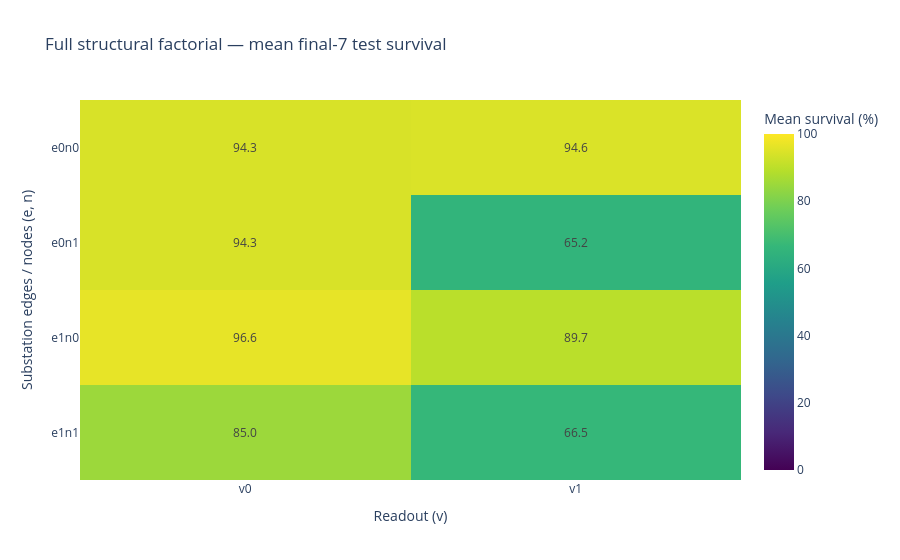

The cell this chart's notebook holds for it:
### Markdown cell above
## Structure heatmaps

Cell statistic: for each run, the mean of its final
`HEATMAP_LAST_N_TEST_EVALS` **unsmoothed** test evaluations; runs sharing a
cell are then averaged so every run has equal weight.

The first heatmap is the complete factorial -- `(e, n)` rows against `v`
columns, eight cells, nothing marginalised -- followed by its
baseline-relative version, then coverage/spread diagnostics.

### Code cell
HEATMAP_VALUE_COLUMN = "last_n_test_survival_pct"
heatmap_endpoint_df = (
    endpoint_df[
        endpoint_df["last_n_test_evals"] >= HEATMAP_LAST_N_TEST_EVALS
    ]
    .dropna(subset=[HEATMAP_VALUE_COLUMN])
    .copy()
)
excluded = len(endpoint_df) - len(heatmap_endpoint_df)
if excluded:
    print(
        f"Excluded {excluded} run(s) with fewer than "
        f"{HEATMAP_LAST_N_TEST_EVALS} test evaluations."
    )


def structure_table(frame, value_column, aggfunc="mean"):
    table = frame.pivot_table(
        index="en_label",
        columns="v_label",
        values=value_column,
        aggfunc=aggfunc,
    )
    return table.reindex(index=EN_ORDER, columns=V_ORDER).rename_axis(
        index="substation edges / nodes", columns="readout"
    )


def show_heatmap(
    table,
    title,
    color_label,
    x_label,
    y_label,
    colorscale="Viridis",
    zmin=None,
    zmax=None,
    zmid=None,
    text_format=".1f",
    source_df=None,
):
    if table.empty or table.notna().sum().sum() == 0:
        print(f"No data available for: {title}")
        return None
    print(title)
    display(table.round(2))
    kwargs = dict(
        text_auto=text_format,
        aspect="auto",
        color_continuous_scale=colorscale,
        labels={"x": x_label, "y": y_label, "color": color_label},
        title=title,
    )
    if zmin is not None:
        kwargs["zmin"] = zmin
    if zmax is not None:
        kwargs["zmax"] = zmax
    if zmid is not None:
        kwargs["color_continuous_midpoint"] = zmid
    figure = px.imshow(table, **kwargs)
    figure.show()
    if source_df is not None:
        detail = (
            source_df[
                [
                    "structure",
                    "seed",
                    "compute_backend",
                    "run_name",
                    "config_path",
                    HEATMAP_VALUE_COLUMN,
                ]
            ]
            .sort_values(["structure", "seed"])
            .reset_index(drop=True)
        )
        print(f"Configs used for: {title}")
        with pd.option_context("display.max_colwidth", None):
            display(detail.round(2))
    return figure


absolute_table = structure_table(heatmap_endpoint_df, HEATMAP_VALUE_COLUMN)
show_heatmap(
    absolute_table,
    "Full structural factorial — mean final-"
    f"{HEATMAP_LAST_N_TEST_EVALS} test survival",
    "Mean survival (%)",
    "Readout (v)",
    "Substation edges / nodes (e, n)",
    colorscale="Viridis",
    zmin=0,
    zmax=100,
    source_df=heatmap_endpoint_df,
)
print("done")

### Figure 1 — Plotly figure (JSON) as saved in the notebook; plotly's stock layout.template omitted (floating-point values rounded to 4 significant figures)
{"data": [{"coloraxis": "coloraxis", "hovertemplate": "Readout (v): %{x}<br>Substation edges / nodes (e, n): %{y}<br>Mean survival (%): %{z}<extra></extra>", "name": "0", "texttemplate": "%{z:.1f}", "type": "heatmap", "x": ["v0", "v1"], "xaxis": "x", "y": ["e0n0", "e0n1", "e1n0", "e1n1"], "yaxis": "y", "z": [[94.26, 94.56], [94.26, 65.2], [96.61, 89.68], [85.02, 66.53]]}], "layout": {"coloraxis": {"cmax": 100, "cmin": 0, "colorbar": {"title": {"text": "Mean survival (%)"}}, "colorscale": [[0, "#440154"], [0.1111, "#482878"], [0.2222, "#3e4989"], [0.3333, "#31688e"], [0.4444, "#26828e"], [0.5556, "#1f9e89"], [0.6667, "#35b779"], [0.7778, "#6ece58"], [0.8889, "#b5de2b"], [1, "#fde725"]]}, "title": {"text": "Full structural factorial — mean final-7 test survival"}, "xaxis": {"anchor": "y", "domain": [0, 1], "title": {"text": "Readout (v)"}}, "yaxis": {"anchor": "x", "autorange": "reversed", "domain": [0, 1], "title": {"text": "Substation edges / nodes (e, n)"}}}}
